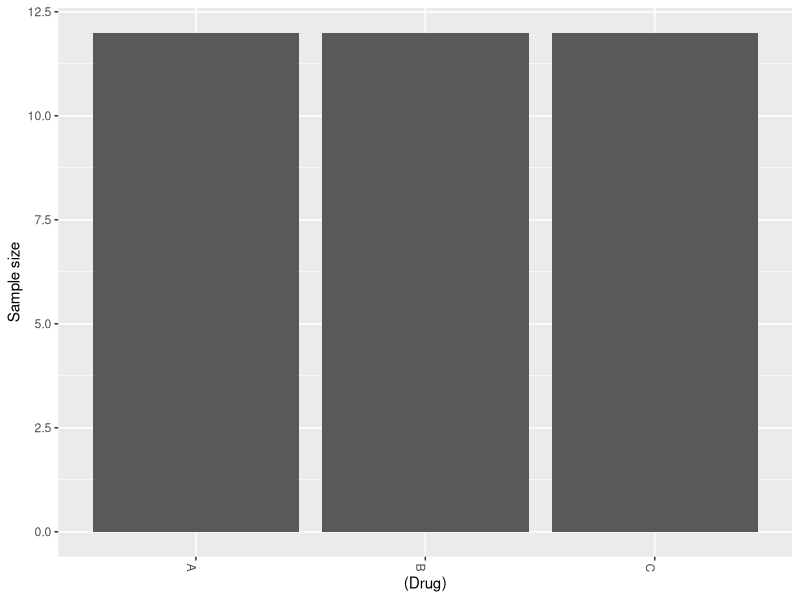
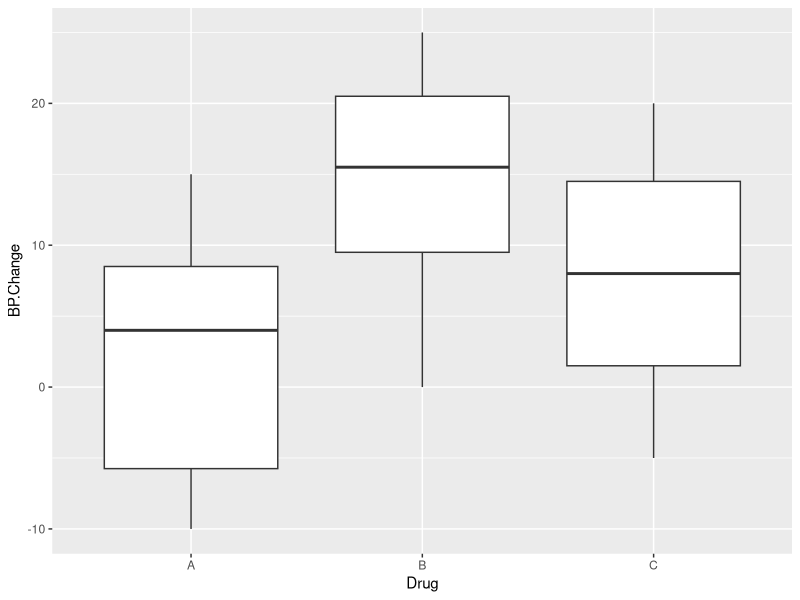
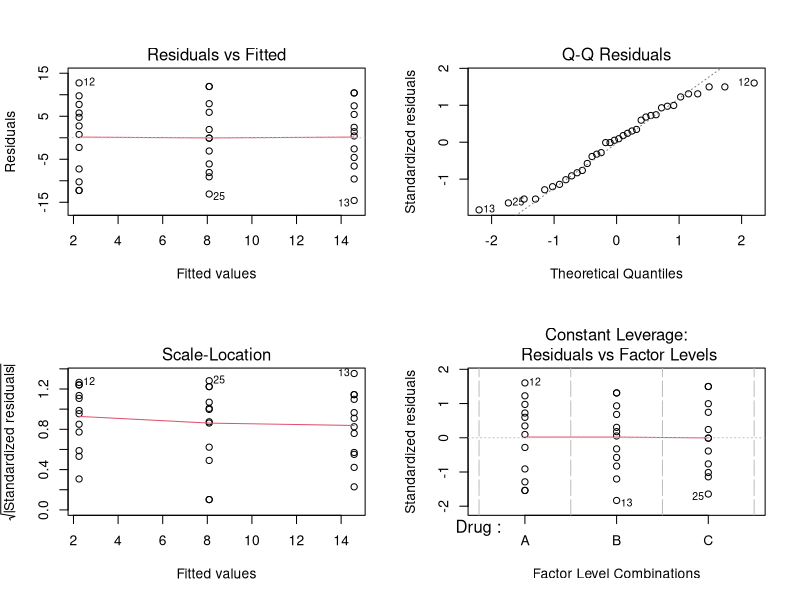
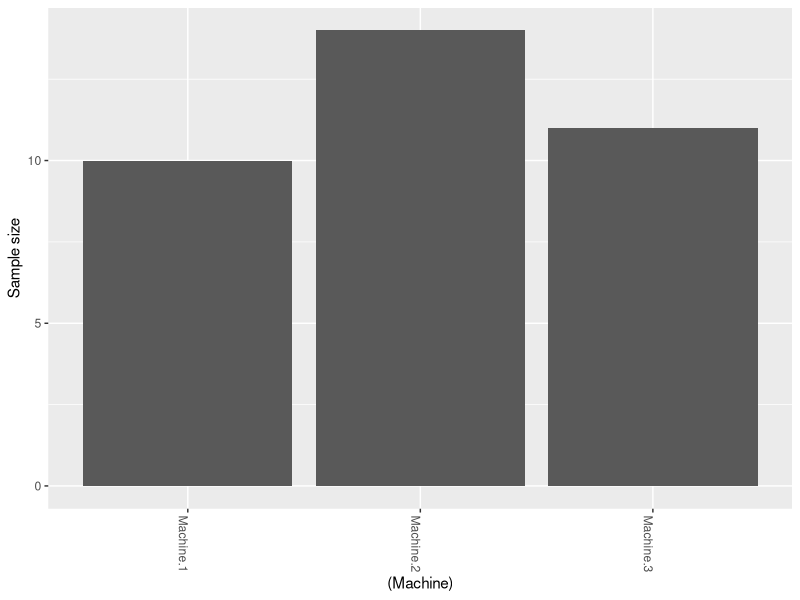
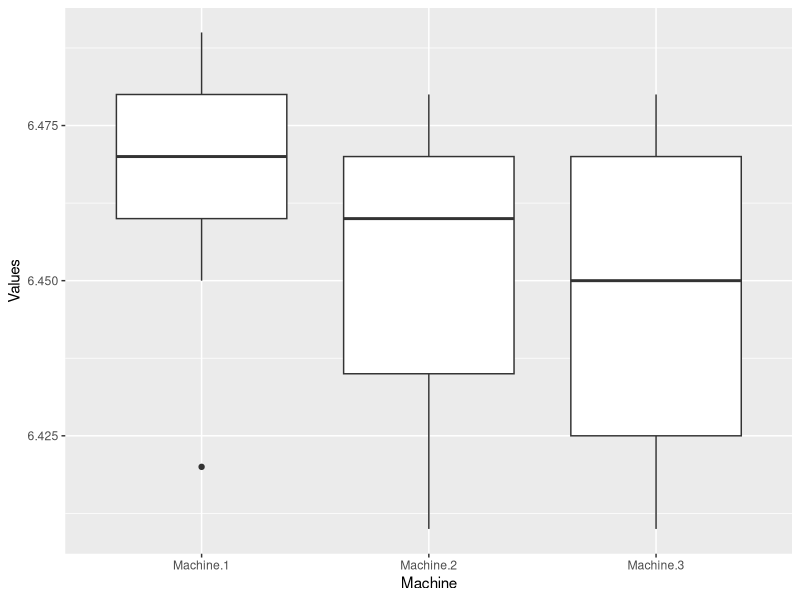
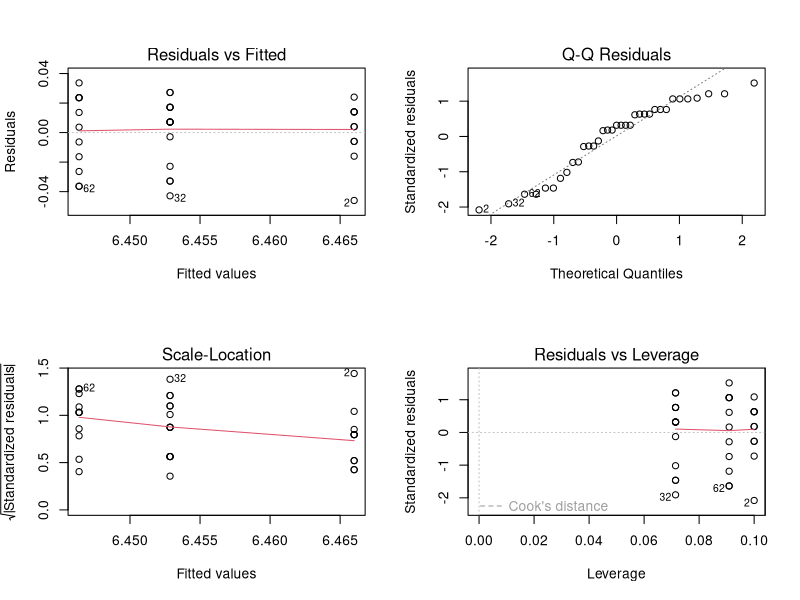
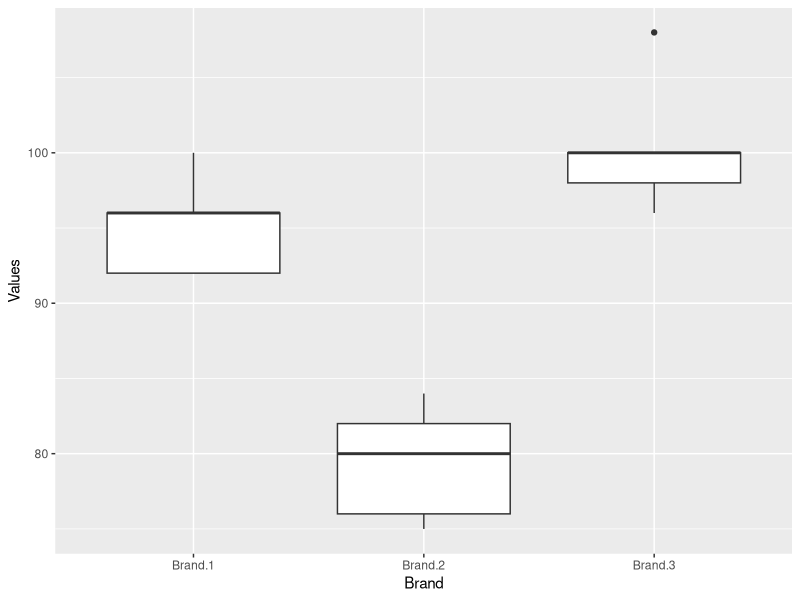
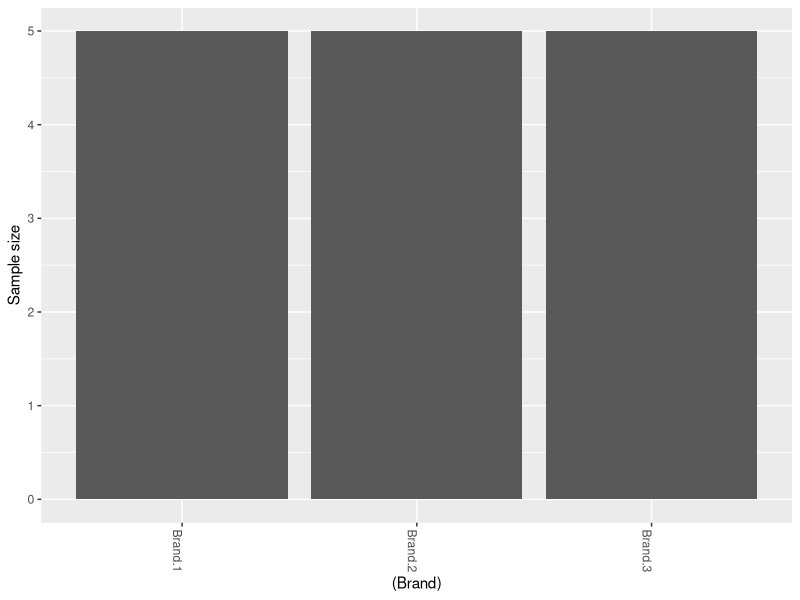

These figures' R source, in order:
library(tidyverse)

setwd('C:/Users/any/Documents/WFU MSBA Courses/Process and Supply Analytics 2023 Spring/ANOVA')

# data
df_blood = read.csv('Blood Pressure Data.csv')
df_dimension = read.csv('Dimension Data.csv')
df_motor = read.csv('Motor Life.csv')

# have a glimpes
df_blood %>% glimpse() 
df_dimension %>% glimpse()
df_motor %>% glimpse()

# Pre-model EDA: sample sizes for each group (level)
df_blood %>%
  group_by(Drug) %>%
  summarise(count = sum(!is.na(BP.Change))) %>%
  ggplot(aes(x = (Drug), y = count)) +
  geom_bar(stat = "identity") +
  theme(axis.text.x=element_text(angle = -90, hjust = 0))+
  ylab('Sample size')


# Pre-model EDA
df_blood %>% 
  group_by(Drug) %>% 
  summarize(mean = mean(BP.Change), var = var(BP.Change), median = median(BP.Change))

ggplot(df_blood, aes(x = Drug, y = BP.Change)) + 
  geom_boxplot()

# anova
blood_aov <- aov(BP.Change~Drug, data = df_blood)
summary(blood_aov)

# see results
par(mfrow=c(2, 2))
plot(blood_aov)
# The Q-Q plot: check if the residuals are fairly normal
# The Residuals vs Fitted values plot: check if the variances are homogeneous (i.e. with no patterns)


# test of homogeneity of variances
## H0: homogeneous variances
## H1: not homogeneous variances
## If we reject H0, ANOVA might not be the best choice for this experiment
bartlett.test(BP.Change ~ Drug, data = df_blood)



# If the assumptions of ANOVA do not hold true...
# one non-parametric alternative to ANOVA is the Kruskal-Wallis rank sum test
# The low p-value indicates that based on this test, we can be confident across this experiment A varies by B
kruskal.test(BP.Change ~ Drug, data = df_blood)





library(tidyverse)
df_dimension = read.csv('Dimension Data.csv')

# Transpose data frame
df_dimension_stack <- stack(df_dimension)
names(df_dimension_stack)=c("Values","Machine")
df_dimension_stack %>% glimpse()

# Pre-model EDA: sample sizes for each group (level)
# Note: Equal sample sizes is NOT one of the assumptions made in an ANOVA
df_dimension_stack %>%
group_by(Machine) %>%
  summarise(count = sum(!is.na(Values))) %>%
  ggplot(aes(x = (Machine), y = count)) +
  geom_bar(stat = "identity") +
  theme(axis.text.x=element_text(angle = -90, hjust = 0))+
  ylab('Sample size')
       

# Pre-model EDA
ggplot(df_dimension_stack, aes(x = Machine, y = Values)) + 
  geom_boxplot()

# anova
dimension_aov <- aov(Values~Machine, data = df_dimension_stack)
summary(dimension_aov)

# see results
par(mfrow=c(2, 2))
plot(dimension_aov)


# test of homogeneity of variances
## H0: homogeneous variances
## H1: not homogeneous variances
## If we reject H0, ANOVA might not be the best choice for this experiment
bartlett.test(Values~Machine, data = df_dimension_stack)




# Transpose data frame
df_motor_stack <- stack(df_motor)
names(df_motor_stack)=c("Values","Brand")
df_motor_stack %>% glimpse()


# Pre-model EDA: Box plots
ggplot(data = df_motor_stack, aes(x = Brand, y = Values)) +
  geom_boxplot() +
  xlab("Brand")

# Pre-model EDA: sample sizes for each group (level)
# Note: Equal sample sizes is NOT one of the assumptions made in an ANOVA
df_motor_stack %>%
  group_by(Brand) %>%
  summarise(count = sum(!is.na(Values))) %>%
  ggplot(aes(x = (Brand), y = count)) +
  geom_bar(stat = "identity") +
  theme(axis.text.x=element_text(angle = -90, hjust = 0))+
  ylab('Sample size')


# anova
motor_aov <- aov(Values~Brand, data = df_motor_stack)
summary(motor_aov)


# see results
par(mfrow=c(2, 2))
plot(motor_aov)


# test of homogeneity of variances
## H0: homogeneous variances
## H1: not homogeneous variances
## If we reject H0, ANOVA might not be the best choice for this experiment
bartlett.test(Values~Brand, data = df_motor_stack) # cannot reject H0






